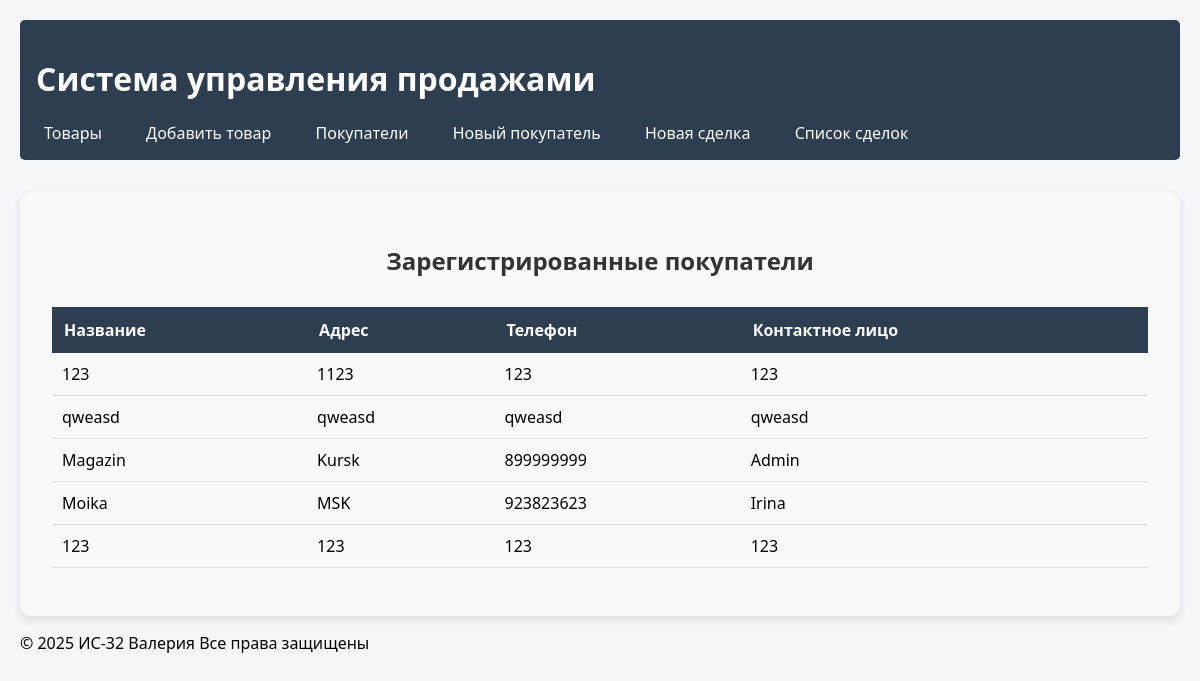
/customers/, run on an earlier commit of the app's database.
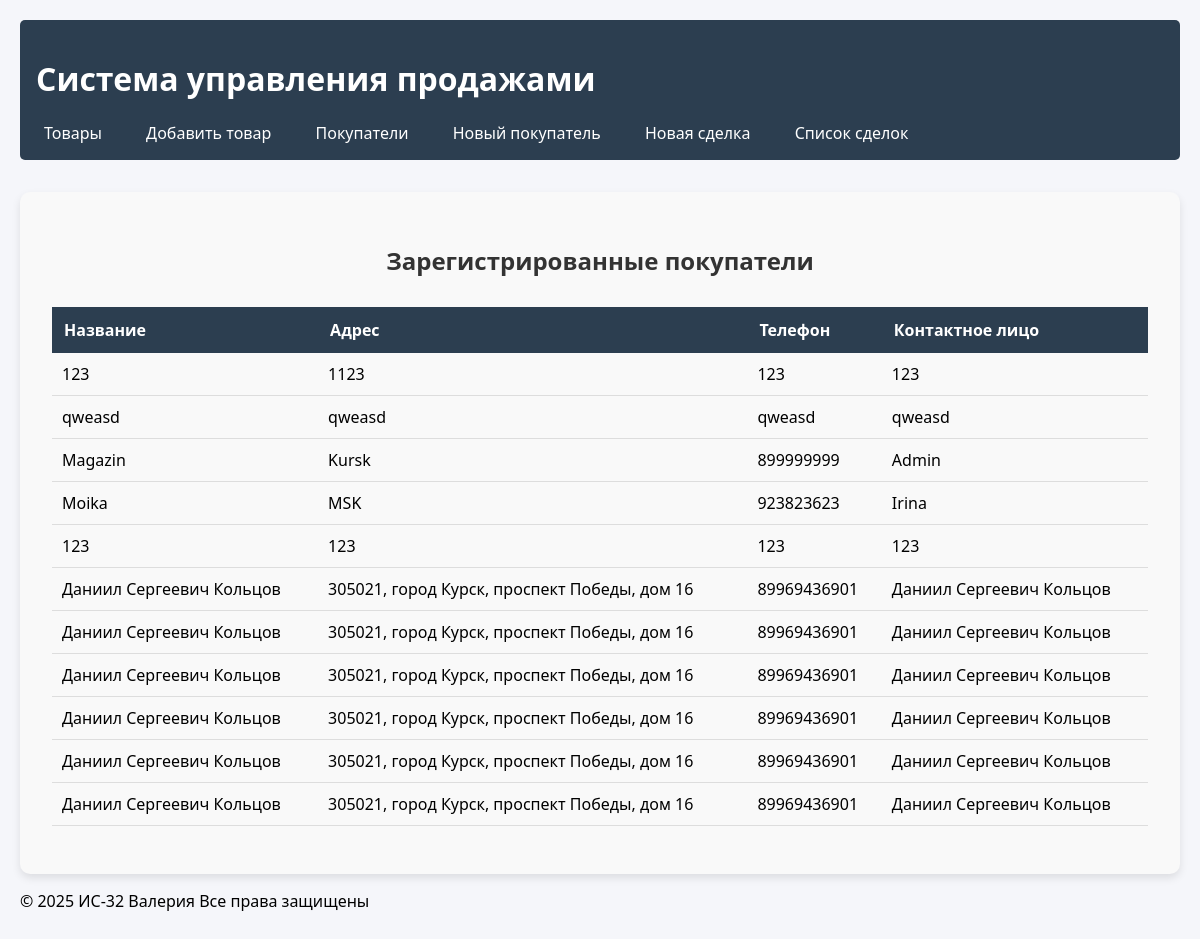
And on a later commit of the database.
### sales/models.py (models this page shows, shortened)
class Customer(models.Model):
    name           = models.CharField("Покупатель", max_length=255)
    address        = models.TextField("Адрес", blank=True)
    phone          = models.CharField("Телефон", max_length=20, blank=True)
    contact_person = models.CharField("Контактное лицо", max_length=255, blank=True)

### sales/views.py (the view)
# urls.py: path('customers/', views.customer_list, name='customer_list'),
def customer_list(request):
    customers = Customer.objects.all()
    return render(request, 'sales/customer_list.html', {'customers': customers})

### sales/templates/sales/customer_list.html (shortened to what this page needs)
{% extends "sales/base.html" %}
{% load static %}
{% block content %}
<div class="container">
    <h2>Зарегистрированные покупатели</h2>
    <table>
        <thead>
            <tr>
                <th>Название</th>
                <th>Адрес</th>
                <th>Телефон</th>
                <th>Контактное лицо</th>
            </tr>
        </thead>
        <tbody>
            {% for customer in customers %}
            <tr>
                <td>{{ customer.name }}</td>
                <td>{{ customer.address }}</td>
                <td>{{ customer.phone }}</td>
                <td>{{ customer.contact_person }}</td>
            </tr>
            {% endfor %}
        </tbody>
    </table>
</div>
{% endblock %}

What changed in the data, as far as the page shows it:
added Customer: name "Даниил Сергеевич Кольцов", address "305021, город Курск, проспект Победы, дом 16", phone "89969436901", contact_person "Даниил Сергеевич Кольцов"
added Customer: name "Даниил Сергеевич Кольцов", address "305021, город Курск, проспект Победы, дом 16", phone "89969436901", contact_person "Даниил Сергеевич Кольцов"
added Customer: name "Даниил Сергеевич Кольцов", address "305021, город Курск, проспект Победы, дом 16", phone "89969436901", contact_person "Даниил Сергеевич Кольцов"
added Customer: name "Даниил Сергеевич Кольцов", address "305021, город Курск, проспект Победы, дом 16", phone "89969436901", contact_person "Даниил Сергеевич Кольцов"
added Customer: name "Даниил Сергеевич Кольцов", address "305021, город Курск, проспект Победы, дом 16", phone "89969436901", contact_person "Даниил Сергеевич Кольцов"
added Customer: name "Даниил Сергеевич Кольцов", address "305021, город Курск, проспект Победы, дом 16", phone "89969436901", contact_person "Даниил Сергеевич Кольцов"
